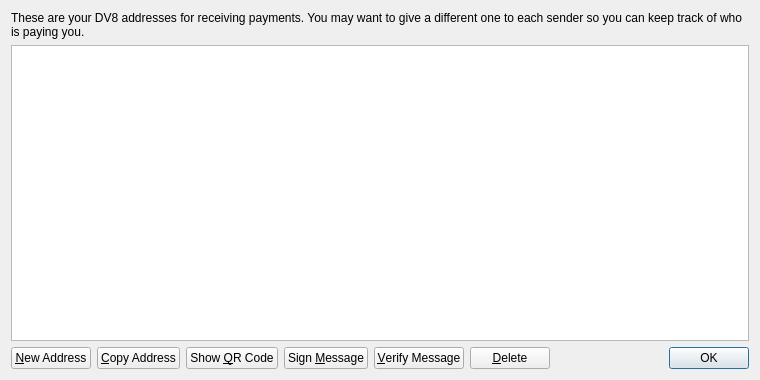
<?xml version="1.0" encoding="UTF-8"?>
<ui version="4.0">
 <class>AddressBookPage</class>
 <widget class="QWidget" name="AddressBookPage">
  <property name="geometry">
   <rect>
    <x>0</x>
    <y>0</y>
    <width>760</width>
    <height>380</height>
   </rect>
  </property>
  <property name="windowTitle">
   <string>Address Book</string>
  </property>
  <layout class="QVBoxLayout" name="verticalLayout">
   <item>
    <widget class="QLabel" name="labelExplanation">
     <property name="text">
      <string>These are your DV8 addresses for receiving payments. You may want to give a different one to each sender so you can keep track of who is paying you.</string>
     </property>
     <property name="textFormat">
      <enum>Qt::PlainText</enum>
     </property>
     <property name="wordWrap">
      <bool>true</bool>
     </property>
    </widget>
   </item>
   <item>
    <widget class="QTableView" name="tableView">
     <property name="contextMenuPolicy">
      <enum>Qt::CustomContextMenu</enum>
     </property>
     <property name="toolTip">
      <string>Double-click to edit address or label</string>
     </property>
     <property name="tabKeyNavigation">
      <bool>false</bool>
     </property>
     <property name="selectionMode">
      <enum>QAbstractItemView::SingleSelection</enum>
     </property>
     <property name="selectionBehavior">
      <enum>QAbstractItemView::SelectRows</enum>
     </property>
     <property name="sortingEnabled">
      <bool>true</bool>
     </property>
     <attribute name="verticalHeaderVisible">
      <bool>false</bool>
     </attribute>
    </widget>
   </item>
   <item>
    <layout class="QHBoxLayout" name="horizontalLayout">
     <item>
      <widget class="QPushButton" name="newAddressButton">
       <property name="toolTip">
        <string>Create a new address</string>
       </property>
       <property name="text">
        <string>&amp;New Address</string>
       </property>
      </widget>
     </item>
     <item>
      <widget class="QPushButton" name="copyToClipboard">
       <property name="toolTip">
        <string>Copy the currently selected address to the system clipboard</string>
       </property>
       <property name="text">
        <string>&amp;Copy Address</string>
       </property>
      </widget>
     </item>
     <item>
      <widget class="QPushButton" name="showQRCode">
       <property name="text">
        <string>Show &amp;QR Code</string>
       </property>
      </widget>
     </item>
     <item>
      <widget class="QPushButton" name="signMessage">
       <property name="toolTip">
        <string>Sign a message to prove you own a DV8 address</string>
       </property>
       <property name="text">
        <string>Sign &amp;Message</string>
       </property>
      </widget>
     </item>
     <item>
      <widget class="QPushButton" name="verifyMessage">
       <property name="toolTip">
        <string>Verify a message to ensure it was signed with a specified DV8 address</string>
       </property>
       <property name="text">
        <string>&amp;Verify Message</string>
       </property>
      </widget>
     </item>
     <item>
      <widget class="QPushButton" name="deleteButton">
       <property name="toolTip">
        <string>Delete the currently selected address from the list</string>
       </property>
       <property name="text">
        <string>&amp;Delete</string>
       </property>
      </widget>
     </item>
     <item>
      <spacer name="horizontalSpacer">
       <property name="orientation">
        <enum>Qt::Horizontal</enum>
       </property>
       <property name="sizeHint" stdset="0">
        <size>
         <width>40</width>
         <height>20</height>
        </size>
       </property>
      </spacer>
     </item>
     <item>
      <widget class="QDialogButtonBox" name="buttonBox">
       <property name="sizePolicy">
        <sizepolicy hsizetype="Maximum" vsizetype="Fixed">
         <horstretch>0</horstretch>
         <verstretch>0</verstretch>
        </sizepolicy>
       </property>
       <property name="standardButtons">
        <set>QDialogButtonBox::Ok</set>
       </property>
      </widget>
     </item>
    </layout>
   </item>
  </layout>
 </widget>
 <resources>
  <include location="../bitcoin.qrc"/>
 </resources>
 <connections/>
</ui>
